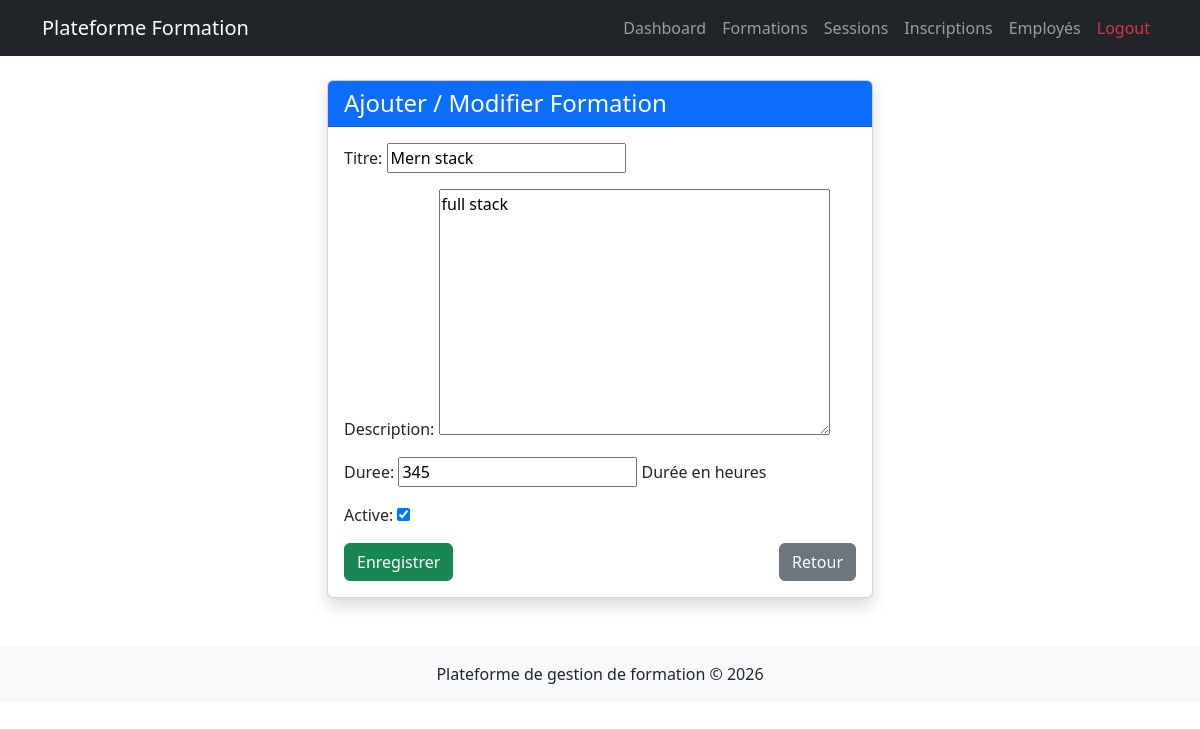
The page /formations/3/edit/ on the database its author committed.
### formations/models.py (models this page shows, shortened)
class Formation(models.Model):
    titre = models.CharField(max_length=200)
    description = models.TextField()
    duree = models.PositiveIntegerField(help_text="Durée en heures")
    date_creation = models.DateTimeField(auto_now_add=True)
    active = models.BooleanField(default=True)

### formations/views.py (the view)
# urls.py: path('formations/<int:pk>/edit/', FormationUpdateView.as_view(), name='formation_edit'),
class FormationUpdateView(UpdateView):
    model = Formation
    fields = ['titre', 'description', 'duree', 'active']
    template_name = "formations/formation_form.html"
    success_url = reverse_lazy('formation_list')

### templates/formations/formation_form.html (shortened to what this page needs)
{% extends "base.html" %}
{% block content %}
<div class="row justify-content-center">
<div class="col-md-6">
<div class="card shadow">
<div class="card-header bg-primary text-white">
<h4 class="mb-0">Ajouter / Modifier Formation</h4>
</div>
<div class="card-body">
<form method="post">
{{ form.as_p }}
<div class="d-flex justify-content-between mt-3">
<button type="submit" class="btn btn-success">
Enregistrer
</button>
<a href="{% url 'formation_list' %}" class="btn btn-secondary">
Retour
</a>
</div>
</form>
</div>
</div>
</div>
</div>
{% endblock %}

### rows shown on the page
Formation: titre "Mern stack", description "full stack", duree "345", active "☑"
